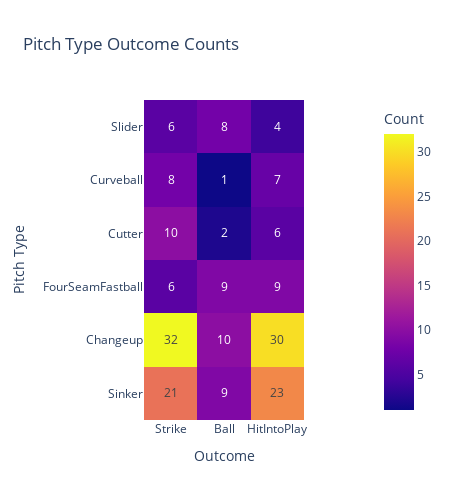

The notebook cell saved with this chart:
### Code cell
# Create a heatmap with Plotly Express
fig = px.imshow(melted_df.pivot(index='Pitch Type', columns='Outcome', values='Count'),
                x=melted_df['Outcome'].unique(),
                y=melted_df['Pitch Type'].unique(),
                labels=dict(x='Outcome', y='Pitch Type', color='Count'),
                title='Pitch Type Outcome Counts',
                width=450,
                height=500, 
                text_auto=True)

# Show the plot
fig.show()

# fig.write_image("Pitch Type Outcomes.png", engine='kaleido')

### Figure 1 — Plotly figure (JSON) as saved in the notebook; plotly's stock layout.template omitted (floating-point values rounded to 4 significant figures)
{"data": [{"coloraxis": "coloraxis", "hovertemplate": "Outcome: %{x}<br>Pitch Type: %{y}<br>Count: %{z}<extra></extra>", "name": "0", "texttemplate": "%{z}", "type": "heatmap", "x": ["Strike", "Ball", "HitIntoPlay"], "xaxis": "x", "y": ["Slider", "Curveball", "Cutter", "FourSeamFastball", "Changeup", "Sinker"], "yaxis": "y", "z": [[6, 8, 4], [8, 1, 7], [10, 2, 6], [6, 9, 9], [32, 10, 30], [21, 9, 23]]}], "layout": {"coloraxis": {"colorbar": {"title": {"text": "Count"}}, "colorscale": [[0, "#0d0887"], [0.1111, "#46039f"], [0.2222, "#7201a8"], [0.3333, "#9c179e"], [0.4444, "#bd3786"], [0.5556, "#d8576b"], [0.6667, "#ed7953"], [0.7778, "#fb9f3a"], [0.8889, "#fdca26"], [1, "#f0f921"]]}, "height": 500, "title": {"text": "Pitch Type Outcome Counts"}, "width": 450, "xaxis": {"anchor": "y", "constrain": "domain", "domain": [0, 1], "scaleanchor": "y", "title": {"text": "Outcome"}}, "yaxis": {"anchor": "x", "autorange": "reversed", "constrain": "domain", "domain": [0, 1], "title": {"text": "Pitch Type"}}}}
